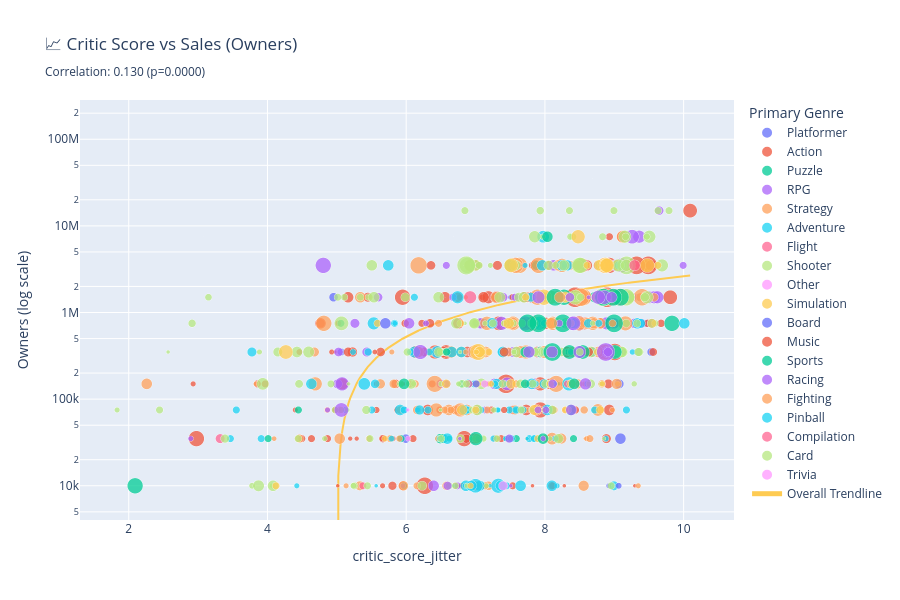

Notebook cell for this chart:
### Markdown cell above
---

# Key Analysis: Does Critic Score Drive Success?

## 1. Critic Score → Sales Correlation

**Question:** Do higher critic scores lead to more sales?

**What to look for:** 
- Positive correlation = Critics drive sales ✅
- Flat trend = Critics don't matter ❌
- Strong R² = Predictable relationship

### Code cell
from scipy import stats

# Calculate correlation
corr, p_value = stats.pearsonr(
    df_analysis["critic_score"], df_analysis["owners_midpoint"]
)

# Create scatter plot with trend line
fig = px.scatter(
    df_analysis,
    x="critic_score_jitter",
    y="owners_midpoint",
    color="primary_genre",
    size="price",
    hover_data=["title", "price", "owners_midpoint", "critic_score"],
    title=f"📈 Critic Score vs Sales (Owners)<br><sub>Correlation: {corr:.3f} (p={p_value:.4f})</sub>",
    labels={"critic_score": "Critic Score", "owners_midpoint": "Number of Owners"},
    trendline="ols",
    trendline_scope="overall",
    height=600,
)

fig.update_yaxes(type="log", title="Owners (log scale)")
fig.update_layout(
    showlegend=True, legend=dict(title="Primary Genre", orientation="v", x=1.02, y=1)
)
fig.update_traces(
    marker=dict(sizemin=4, opacity=0.75, line=dict(width=0.5, color="white"))
)

fig.show()

print(f"\n💡 Key Insight: Correlation = {corr:.3f}")
if corr > 0.3:
    print("✅ Strong positive relationship! Better reviews = More sales")
elif corr > 0.1:
    print("⚠️ Weak positive relationship. Reviews help but aren't decisive")
else:
    print("❌ No meaningful relationship. Reviews don't predict sales")

### Figure 1 — Plotly figure (JSON) as saved in the notebook; plotly's stock layout.template omitted (floating-point values rounded to 4 significant figures; data arrays with more than 128 entries replaced by an {"elided": "..."} marker saying what was removed)
{"data": [{"customdata": [["1001 Spikes", 9.99, 8], ["140", 3.99, 8], ["A.R.E.S.: Extinction Agenda", 3.99, 7.5], ["Aaru's Awakening", 10.99, 6.7], ["And Yet It Moves", 6.99, 8.4], ["Bionic Commando Rearmed", 6.49, 9.3], ["Bit.Trip Runner", 6.99, 7], ["Braid", 10.99, 8.8], ["Capsized", 5.99, 8.5], ["DuckTales Remastered", 11.99, 7], ["Escape Goat", 3.99, 8], ["Fenix Rage", 9.99, 6], ["Fez", 6.99, 9.5], ["Grow Home", 6.69, 8.8], ["Grow Up", 8.59, 7.8], ["Guacamelee!", 15.49, 9.1], ["Hell Yeah! Wrath of the Dead Rabbit", 9.99, 4.9], ["InMomentum", 6.99, 6], ["Limbo", 6.99, 9], ["Lovers in a Dangerous Spacetime", 10.99, 8.5], ["Mushroom 11", 10.99, 9], ["Pid", 6.99, 7.8], ["Prince of Persia", 8.59, 9.3], ["Psychonauts", 6.99, 8.7], ["Rayman Origins", 8.59, 9.5], ["Shovel Knight", 18.99, 9], ["Sideway: New York", 6.99, 8], ["Snapshot", 6.99, 5], ["SteamWorld Dig", 6.99, 9.5], ["Super Meat Boy", 3.99, 9], ["The Swapper", 11.99, 9.3], ["They Bleed Pixels", 6.99, 8.2], ["Thomas Was Alone", 5.99, 8], ["Tobe's Vertical Adventure", 0.79, 8], ["VVVVVV", 3.99, 7.5]], "hovertemplate": "primary_genre=Platformer<br>critic_score_jitter=%{x}<br>Number of Owners=%{y}<br>price=%{customdata[1]}<br>title=%{customdata[0]}<br>Critic Score=%{customdata[2]}<extra></extra>", "legendgroup": "Platformer", "marker": {"color": "#636efa", "line": {"color": "white", "width": 0.5}, "opacity": 0.75, "size": [9.99, 3.99, 3.99, 10.99, 6.99, 6.49, 6.99, 10.99, 5.99, 11.99, 3.99, 9.99, 6.99, 6.69, 8.59, 15.49, 9.99, 6.99, 6.99, 10.99, 10.99, 6.99, 8.59, 6.99, 8.59, 18.99, 6.99, 6.99, 6.99, 3.99, 11.99, 6.99, 5.99, 0.79, 3.99], "sizemin": 4, "sizemode": "area", "sizeref": 0.125, "symbol": "circle"}, "mode": "markers", "name": "Platformer", "showlegend": true, "type": "scattergl", "x": [7.991, 8.016, 7.551, 6.889, 8.389, 9.122, 7.006, 8.9, 8.384, 6.955, 8.112, 5.994, 9.346, 8.953, 7.878, 9.089, 4.953, 5.974, 8.988, 8.604, 9.07, 7.723, 9.339, 8.769, 9.533, 8.94, 8.054, 5.062, 9.454, 8.922, 9.388, 8.276, 8.038, 7.965, 7.507], "xaxis": "x", "y": [75000, 350000, 150000, 35000, 350000, 350000, 750000, 1500000, 350000, 350000, 35000, 35000, 1500000, 350000, 75000, 35000, 1500000, 75000, 3500000, 350000, 150000, 750000, 350000, 3500000, 350000, 750000, 75000, 350000, 750000, 10000, 750000, 350000, 750000, 75000, 1500000], "yaxis": "y"}, {"customdata": {"elided": "255x3 mixed values"}, "hovertemplate": "primary_genre=Action<br>critic_score_jitter=%{x}<br>Number of Owners=%{y}<br>price=%{customdata[1]}<br>title=%{customdata[0]}<br>Critic Score=%{customdata[2]}<extra></extra>", "legendgroup": "Action", "marker": {"color": "#EF553B", "line": {"color": "white", "width": 0.5}, "opacity": 0.75, "size": {"elided": "255 float values"}, "sizemin": 4, "sizemode": "area", "sizeref": 0.125, "symbol": "circle"}, "mode": "markers", "name": "Action", "showlegend": true, "type": "scattergl", "x": {"elided": "255 float values"}, "xaxis": "x", "y": {"elided": "255 int values"}, "yaxis": "y"}, {"customdata": {"elided": "49x3 mixed values"}, "hovertemplate": "primary_genre=Puzzle<br>critic_score_jitter=%{x}<br>Number of Owners=%{y}<br>price=%{customdata[1]}<br>title=%{customdata[0]}<br>Critic Score=%{customdata[2]}<extra></extra>", "legendgroup": "Puzzle", "marker": {"color": "#00cc96", "line": {"color": "white", "width": 0.5}, "opacity": 0.75, "size": [6.99, 6.99, 14.99, 4.25, 4.25, 4.79, 8.49, 15.99, 7.19, 1.59, 4.79, 3.49, 6.0, 11.99, 9.99, 6.99, 6.99, 2.09, 5.99, 5.99, 11.99, 6.99, 6.99, 6.99, 6.99, 6.99, 4.25, 3.99, 6.99, 14.99, 6.99, 6.99, 10.99, 0.79, 3.99, 4.49, 14.99, 14.99, 6.99, 29.99, 14.99, 4.99, 29.99, 7.19, 14.99, 6.99, 3.99, 3.99, 4.25], "sizemin": 4, "sizemode": "area", "sizeref": 0.125, "symbol": "circle"}, "mode": "markers", "name": "Puzzle", "showlegend": true, "type": "scattergl", "x": [5.925, 6.955, 8.474, 7.972, 7.44, 7.141, 7.766, 8.915, 6.787, 8.199, 8.025, 6.959, 8.938, 7.881, 7.122, 8.411, 5.058, 6.713, 5.965, 7.482, 6.49, 7.04, 7.588, 7.144, 7.429, 8.419, 8.328, 9.052, 8.413, 8.369, 8.104, 6.536, 6.537, 7.004, 8.152, 6.995, 8.721, 9.026, 4.01, 8.276, 7.035, 6.621, 9.832, 4.446, 7.931, 9.07, 7.292, 7.525, 8.028], "xaxis": "x", "y": [35000, 350000, 1500000, 350000, 35000, 10000, 350000, 750000, 150000, 150000, 75000, 35000, 750000, 3500000, 750000, 150000, 750000, 10000, 10000, 35000, 35000, 35000, 35000, 10000, 750000, 750000, 350000, 350000, 35000, 75000, 350000, 350000, 35000, 75000, 350000, 75000, 1500000, 350000, 35000, 1500000, 350000, 35000, 750000, 75000, 350000, 1500000, 150000, 350000, 150000], "yaxis": "y"}, {"customdata": {"elided": "96x3 mixed values"}, "hovertemplate": "primary_genre=RPG<br>critic_score_jitter=%{x}<br>Number of Owners=%{y}<br>price=%{customdata[1]}<br>title=%{customdata[0]}<br>Critic Score=%{customdata[2]}<extra></extra>", "legendgroup": "RPG", "marker": {"color": "#ab63fa", "line": {"color": "white", "width": 0.5}, "opacity": 0.75, "size": [2.79, 0.0, 6.99, 4.79, 26.99, 11.49, 0.0, 12.49, 0.0, 9.99, 6.99, 10.99, 0.0, 18.99, 0.0, 14.99, 29.99, 14.99, 14.99, 0.0, 14.99, 0.0, 6.99, 4.99, 4.99, 3.49, 0.0, 0.0, 0.0, 6.99, 7.99, 19.99, 5.59, 10.99, 9.99, 2.99, 10.99, 0.0, 9.99, 8.99, 4.99, 19.99, 10.99, 3.99, 10.99, 17.99, 14.99, 6.99, 23.79, 7.99, 19.99, 19.99, 19.99, 20.99, 7.99, 14.99, 7.99, 15.49, 10.99, 22.99, 12.99, 0.0, 7.99, 7.99, 10.99, 10.99, 0.0, 7.99, 10.99, 10.99, 10.99, 25.99, 0.0, 7.19, 7.19, 7.19, 7.19, 7.19, 10.99, 3.99, 10.99, 12.99, 12.99, 14.99, 9.99, 0.0, 23.99, 6.99, 14.99, 24.99, 10.99, 6.99, 14.99, 6.99, 14.99, 23.79], "sizemin": 4, "sizemode": "area", "sizeref": 0.125, "symbol": "circle"}, "mode": "markers", "name": "RPG", "showlegend": true, "type": "scattergl", "x": [8.886, 4.6, 6.929, 7.932, 7.715, 7.83, 7.715, 9.289, 7.891, 6.499, 7.955, 7.464, 7.781, 9.029, 7.049, 6.789, 8.902, 7.077, 7.428, 9.404, 8.995, 4.943, 7.444, 8.511, 6.286, 8.542, 8.091, 8.989, 8.51, 7.139, 9.09, 9.359, 6.988, 8.139, 5.595, 8.983, 6.994, 9.055, 7.855, 8.616, 7.978, 8.887, 5.011, 5.954, 8.521, 8.814, 7.274, 6.736, 7.372, 9.248, 9.505, 9.575, 9.621, 7.453, 7.929, 8.125, 7.589, 7.854, 5.432, 8.891, 7.537, 8.445, 8.556, 6.676, 5.26, 9.05, 7.993, 6.589, 7.778, 6.412, 7.395, 9.108, 6.706, 7.542, 9.168, 6.578, 8.975, 8.785, 8.764, 7.703, 9.0, 9.147, 9.25, 7.917, 9.646, 8.283, 5.075, 8.401, 8.804, 9.257, 7.956, 7.567, 6.041, 9.993, 8.331, 8.389], "xaxis": "x", "y": [350000, 75000, 350000, 750000, 750000, 350000, 1500000, 750000, 35000, 150000, 350000, 150000, 750000, 3500000, 3500000, 75000, 350000, 750000, 750000, 150000000, 750000, 350000, 150000, 750000, 750000, 750000, 1500000, 750000, 750000, 75000, 3500000, 7500000, 75000, 750000, 1500000, 350000, 350000, 10000, 350000, 350000, 350000, 750000, 150000, 10000, 750000, 350000, 150000, 10000, 750000, 1500000, 1500000, 1500000, 1500000, 150000, 1500000, 3500000, 1500000, 150000, 350000, 1500000, 350000, 3500000, 750000, 1500000, 750000, 1500000, 75000, 150000, 350000, 350000, 1500000, 3500000, 1500000, 3500000, 3500000, 3500000, 3500000, 3500000, 3500000, 3500000, 3500000, 1500000, 1500000, 1500000, 15000000, 3500000, 150000, 3500000, 3500000, 7500000, 350000, 1500000, 750000, 3500000, 750000, 750000], "yaxis": "y"}, {"customdata": {"elided": "209x3 mixed values"}, "hovertemplate": "primary_genre=Strategy<br>critic_score_jitter=%{x}<br>Number of Owners=%{y}<br>price=%{customdata[1]}<br>title=%{customdata[0]}<br>Critic Score=%{customdata[2]}<extra></extra>", "legendgroup": "Strategy", "marker": {"color": "#FFA15A", "line": {"color": "white", "width": 0.5}, "opacity": 0.75, "size": {"elided": "209 float values"}, "sizemin": 4, "sizemode": "area", "sizeref": 0.125, "symbol": "circle"}, "mode": "markers", "name": "Strategy", "showlegend": true, "type": "scattergl", "x": {"elided": "209 float values"}, "xaxis": "x", "y": {"elided": "209 int values"}, "yaxis": "y"}, {"customdata": {"elided": "133x3 mixed values"}, "hovertemplate": "primary_genre=Adventure<br>critic_score_jitter=%{x}<br>Number of Owners=%{y}<br>price=%{customdata[1]}<br>title=%{customdata[0]}<br>Critic Score=%{customdata[2]}<extra></extra>", "legendgroup": "Adventure", "marker": {"color": "#19d3f3", "line": {"color": "white", "width": 0.5}, "opacity": 0.75, "size": {"elided": "133 float values"}, "sizemin": 4, "sizemode": "area", "sizeref": 0.125, "symbol": "circle"}, "mode": "markers", "name": "Adventure", "showlegend": true, "type": "scattergl", "x": {"elided": "133 float values"}, "xaxis": "x", "y": {"elided": "133 int values"}, "yaxis": "y"}, {"customdata": [["Air Conflicts: Vietnam", 11.39, 3.5], ["Battle of Europe", 6.99, 5.4], ["Microsoft Flight Simulator X", 19.99, 7], ["Thunder Wolves", 7.99, 6.7], ["War Thunder", 0, 7.2], ["Wings of Prey", 6.99, 8.3]], "hovertemplate": "primary_genre=Flight<br>critic_score_jitter=%{x}<br>Number of Owners=%{y}<br>price=%{customdata[1]}<br>title=%{customdata[0]}<br>Critic Score=%{customdata[2]}<extra></extra>", "legendgroup": "Flight", "marker": {"color": "#FF6692", "line": {"color": "white", "width": 0.5}, "opacity": 0.75, "size": [11.39, 6.99, 19.99, 7.99, 0.0, 6.99], "sizemin": 4, "sizemode": "area", "sizeref": 0.125, "symbol": "circle"}, "mode": "markers", "name": "Flight", "showlegend": true, "type": "scattergl", "x": [3.318, 5.374, 6.923, 6.901, 7.219, 8.325], "xaxis": "x", "y": [35000, 10000, 1500000, 150000, 15000000, 150000], "yaxis": "y"}, {"customdata": {"elided": "195x3 mixed values"}, "hovertemplate": "primary_genre=Shooter<br>critic_score_jitter=%{x}<br>Number of Owners=%{y}<br>price=%{customdata[1]}<br>title=%{customdata[0]}<br>Critic Score=%{customdata[2]}<extra></extra>", "legendgroup": "Shooter", "marker": {"color": "#B6E880", "line": {"color": "white", "width": 0.5}, "opacity": 0.75, "size": {"elided": "195 float values"}, "sizemin": 4, "sizemode": "area", "sizeref": 0.125, "symbol": "circle"}, "mode": "markers", "name": "Shooter", "showlegend": true, "type": "scattergl", "x": {"elided": "195 float values"}, "xaxis": "x", "y": {"elided": "195 int values"}, "yaxis": "y"}, {"customdata": [["Analogue: A Hate Story", 7.19, 7], ["Blueberry Garden", 3.99, 6], ["Gravity Ghost", 10.99, 7.4], ["Musaic Box", 3.99, 8]], "hovertemplate": "primary_genre=Other<br>critic_score_jitter=%{x}<br>Number of Owners=%{y}<br>price=%{customdata[1]}<br>title=%{customdata[0]}<br>Critic Score=%{customdata[2]}<extra></extra>", "legendgroup": "Other", "marker": {"color": "#FF97FF", "line": {"color": "white", "width": 0.5}, "opacity": 0.75, "size": [7.19, 3.99, 10.99, 3.99], "sizemin": 4, "sizemode": "area", "sizeref": 0.125, "symbol": "circle"}, "mode": "markers", "name": "Other", "showlegend": true, "type": "scattergl", "x": [7.131, 6.029, 7.398, 7.975], "xaxis": "x", "y": [150000, 35000, 10000, 35000], "yaxis": "y"}, {"customdata": {"elided": "48x3 mixed values"}, "hovertemplate": "primary_genre=Simulation<br>critic_score_jitter=%{x}<br>Number of Owners=%{y}<br>price=%{customdata[1]}<br>title=%{customdata[0]}<br>Critic Score=%{customdata[2]}<extra></extra>", "legendgroup": "Simulation", "marker": {"color": "#FECB52", "line": {"color": "white", "width": 0.5}, "opacity": 0.75, "size": [33.99, 14.99, 4.79, 22.99, 14.99, 14.99, 7.49, 5.99, 7.19, 4.99, 6.99, 7.19, 2.99, 8.59, 6.99, 10.99, 29.99, 11.99, 6.99, 3.99, 9.99, 14.99, 5.99, 14.99, 13.99, 13.99, 6.99, 6.99, 10.99, 29.99, 5.99, 8.59, 4.29, 11.99, 6.99, 14.99, 6.99, 24.99, 24.99, 24.99, 24.99, 7.19, 4.39, 4.99, 24.99, 4.99, 9.99, 15.99], "sizemin": 4, "sizemode": "area", "sizeref": 0.125, "symbol": "circle"}, "mode": "markers", "name": "Simulation", "showlegend": true, "type": "scattergl", "x": [7.037, 8.29, 5.692, 8.479, 7.054, 7.478, 8.077, 8.293, 4.122, 7.224, 7.19, 7.003, 7.982, 8.575, 9.627, 9.542, 8.871, 7.018, 8.609, 9.046, 6.576, 7.062, 8.753, 8.178, 7.85, 6.805, 6.784, 5.587, 8.383, 7.985, 8.175, 8.795, 8.828, 7.511, 7.026, 8.779, 7.721, 9.476, 8.881, 8.895, 7.513, 7.899, 7.01, 6.927, 4.265, 7.413, 8.101, 8.081], "xaxis": "x", "y": [350000, 1500000, 35000, 7500000, 350000, 750000, 150000, 75000, 10000, 150000, 350000, 75000, 75000, 350000, 3500000, 750000, 3500000, 35000, 3500000, 150000, 150000, 350000, 350000, 750000, 75000, 75000, 750000, 750000, 150000, 1500000, 750000, 75000, 150000, 150000, 150000, 3500000, 1500000, 3500000, 3500000, 3500000, 3500000, 35000, 350000, 10000, 350000, 350000, 350000, 750000], "yaxis": "y"}, {"customdata": [["Armello", 14.99, 5.6], ["Hero Academy", 4.79, 9], ["The Witcher Adventure Game", 6.99, 6.9]], "hovertemplate": "primary_genre=Board<br>critic_score_jitter=%{x}<br>Number of Owners=%{y}<br>price=%{customdata[1]}<br>title=%{customdata[0]}<br>Critic Score=%{customdata[2]}<extra></extra>", "legendgroup": "Board", "marker": {"color": "#636efa", "line": {"color": "white", "width": 0.5}, "opacity": 0.75, "size": [14.99, 4.79, 6.99], "sizemin": 4, "sizemode": "area", "sizeref": 0.125, "symbol": "circle"}, "mode": "markers", "name": "Board", "showlegend": true, "type": "scattergl", "x": [5.7, 9.063, 7.009], "xaxis": "x", "y": [750000, 10000, 150000], "yaxis": "y"}, {"customdata": [["Audiosurf", 10.99, 8.6], ["Audiosurf 2", 10.99, 7.5], ["Crypt of the Necrodancer", 10.99, 8.8], ["Soundodger", 5.59, 7.3]], "hovertemplate": "primary_genre=Music<br>critic_score_jitter=%{x}<br>Number of Owners=%{y}<br>price=%{customdata[1]}<br>title=%{customdata[0]}<br>Critic Score=%{customdata[2]}<extra></extra>", "legendgroup": "Music", "marker": {"color": "#EF553B", "line": {"color": "white", "width": 0.5}, "opacity": 0.75, "size": [10.99, 10.99, 10.99, 5.59], "sizemin": 4, "sizemode": "area", "sizeref": 0.125, "symbol": "circle"}, "mode": "markers", "name": "Music", "showlegend": true, "type": "scattergl", "x": [8.628, 7.414, 8.868, 7.412], "xaxis": "x", "y": [350000, 350000, 1500000, 75000], "yaxis": "y"}, {"customdata": [["Blood Bowl", 7.99, 6.4], ["Blood Bowl II", 14.99, 7.8], ["Dangerous Golf", 14.99, 6], ["Don Bradman Cricket", 15.49, 8], ["Football Manager 2012", 37.99, 9], ["Football Manager 2013", 37.99, 9], ["Football Manager 2014", 37.99, 8], ["Football Manager 2015", 37.99, 8.9], ["FreeStyle Street Basketball", 0, 6.8], ["NBA 2K10", 39.99, 7.9], ["NBA 2K11", 39.99, 8], ["NBA 2K13", 39.99, 9.1], ["NBA 2K15", 39.99, 7.8], ["NBA 2K9", 39.99, 8], ["OlliOlli", 9.99, 7.7], ["Out of the Park Baseball 15", 14.99, 8.5], ["Pro Evolution Soccer 2013", 24.99, 8.5], ["Pro Evolution Soccer 2014", 24.99, 8.4], ["Pro Evolution Soccer 2015", 24.99, 9], ["Rocket League", 14.99, 8], ["Rugby 15", 29.99, 2], ["The Golf Club", 22.99, 7]], "hovertemplate": "primary_genre=Sports<br>critic_score_jitter=%{x}<br>Number of Owners=%{y}<br>price=%{customdata[1]}<br>title=%{customdata[0]}<br>Critic Score=%{customdata[2]}<extra></extra>", "legendgroup": "Sports", "marker": {"color": "#00cc96", "line": {"color": "white", "width": 0.5}, "opacity": 0.75, "size": [7.99, 14.99, 14.99, 15.49, 37.99, 37.99, 37.99, 37.99, 0.0, 39.99, 39.99, 39.99, 39.99, 39.99, 9.99, 14.99, 24.99, 24.99, 24.99, 14.99, 29.99, 22.99], "sizemin": 4, "sizemode": "area", "sizeref": 0.125, "symbol": "circle"}, "mode": "markers", "name": "Sports", "showlegend": true, "type": "scattergl", "x": [6.584, 7.722, 5.969, 7.973, 9.087, 8.983, 8.148, 8.844, 6.827, 7.904, 8.259, 8.997, 7.749, 8.107, 7.715, 8.422, 8.544, 8.353, 9.009, 8.036, 2.092, 7.004], "xaxis": "x", "y": [350000, 350000, 150000, 35000, 1500000, 1500000, 1500000, 1500000, 3500000, 750000, 750000, 750000, 750000, 350000, 150000, 150000, 350000, 350000, 350000, 7500000, 10000, 35000], "yaxis": "y"}, {"customdata": [["Burnout Paradise: The Ultimate Box", 9.99, 8.4], ["Death Track: Resurrection", 1.99, 6.7], ["Dirt Rally", 24.99, 8.9], ["Ducati World Championship", 3.99, 3], ["F1 2012", 14.99, 9], ["F1 2013", 9.99, 8], ["F1 2015", 29.99, 4.8], ["F1 2016", 39.99, 8.8], ["FlatOut: Ultimate Carnage", 16.99, 7.8], ["FlatOut 2", 5.99, 8.3], ["Grid 2", 19.98, 8], ["Grid Autosport", 24.99, 8.3], ["L.A. Street Racing", 9.29, 6.5], ["MX vs. ATV Unleashed", 8.99, 7.5], ["Need for Speed: Hot Pursuit", 14.99, 9], ["Need for Speed Shift", 9.99, 9], ["Need for Speed Undercover", 9.99, 5], ["Nimbus", 5.99, 8], ["Off-Road Drive", 3.99, 5], ["Project CARS", 23.39, 8.9], ["Proun", 0, 8], ["RACE 07", 2.49, 8.5], ["RC Cars", 1.99, 7.5], ["Shift 2 Unleashed", 19.99, 8.5], ["Split/Second", 15.49, 8.5], ["Test Drive: Ferrari Racing Legends", 14.99, 6.5], ["The Crew", 25.99, 6], ["Trackmania 2: Canyon", 16.99, 8.5], ["Trials 2: Second Edition", 5.99, 8], ["Trials Fusion", 16.99, 8.2], ["WRC 3 FIA World Rally Championship", 24.99, 5], ["Xpand Rally", 3.99, 8]], "hovertemplate": "primary_genre=Racing<br>critic_score_jitter=%{x}<br>Number of Owners=%{y}<br>price=%{customdata[1]}<br>title=%{customdata[0]}<br>Critic Score=%{customdata[2]}<extra></extra>", "legendgroup": "Racing", "marker": {"color": "#ab63fa", "line": {"color": "white", "width": 0.5}, "opacity": 0.75, "size": [9.99, 1.99, 24.99, 3.99, 14.99, 9.99, 29.99, 39.99, 16.99, 5.99, 19.98, 24.99, 9.29, 8.99, 14.99, 9.99, 9.99, 5.99, 3.99, 23.39, 0.0, 2.49, 1.99, 19.99, 15.49, 14.99, 25.99, 16.99, 5.99, 16.99, 24.99, 3.99], "sizemin": 4, "sizemode": "area", "sizeref": 0.125, "symbol": "circle"}, "mode": "markers", "name": "Racing", "showlegend": true, "type": "scattergl", "x": [8.36, 6.774, 8.855, 2.895, 8.902, 8.111, 4.805, 8.877, 7.77, 8.208, 7.907, 8.412, 6.597, 7.486, 8.962, 8.908, 5.025, 8.015, 4.866, 8.77, 8.011, 8.631, 7.508, 8.5, 8.38, 6.396, 6.204, 8.585, 7.9, 8.103, 5.066, 7.974], "xaxis": "x", "y": [1500000, 35000, 1500000, 35000, 350000, 150000, 3500000, 350000, 350000, 750000, 1500000, 750000, 10000, 35000, 1500000, 350000, 350000, 75000, 75000, 1500000, 35000, 1500000, 10000, 350000, 75000, 10000, 350000, 150000, 75000, 350000, 75000, 35000], "yaxis": "y"}, {"customdata": [["Divekick", 3.99, 7], ["Injustice: Gods Among Us -- Ultimate Edition", 14.99, 8.2], ["Nidhogg", 6.99, 9], ["Punch Club", 6.99, 6.5], ["Street Fighter IV", 13.99, 8.9], ["Street Fighter V", 15.99, 8]], "hovertemplate": "primary_genre=Fighting<br>critic_score_jitter=%{x}<br>Number of Owners=%{y}<br>price=%{customdata[1]}<br>title=%{customdata[0]}<br>Critic Score=%{customdata[2]}<extra></extra>", "legendgroup": "Fighting", "marker": {"color": "#FFA15A", "line": {"color": "white", "width": 0.5}, "opacity": 0.75, "size": [3.99, 14.99, 6.99, 6.99, 13.99, 15.99], "sizemin": 4, "sizemode": "area", "sizeref": 0.125, "symbol": "circle"}, "mode": "markers", "name": "Fighting", "showlegend": true, "type": "scattergl", "x": [6.859, 8.216, 8.976, 6.467, 9.034, 8.097], "xaxis": "x", "y": [350000, 1500000, 750000, 750000, 150000, 750000], "yaxis": "y"}, {"customdata": [["Dream Pinball 3D", 4.99, 5.1], ["The Pinball Arcade", 0, 9]], "hovertemplate": "primary_genre=Pinball<br>critic_score_jitter=%{x}<br>Number of Owners=%{y}<br>price=%{customdata[1]}<br>title=%{customdata[0]}<br>Critic Score=%{customdata[2]}<extra></extra>", "legendgroup": "Pinball", "marker": {"color": "#19d3f3", "line": {"color": "white", "width": 0.5}, "opacity": 0.75, "size": [4.99, 0.0], "sizemin": 4, "sizemode": "area", "sizeref": 0.125, "symbol": "circle"}, "mode": "markers", "name": "Pinball", "showlegend": true, "type": "scattergl", "x": [5.234, 8.96], "xaxis": "x", "y": [350000, 10000], "yaxis": "y"}, {"customdata": [["Grand Theft Auto: Episodes from Liberty City", 14.99, 9.2]], "hovertemplate": "primary_genre=Compilation<br>critic_score_jitter=%{x}<br>Number of Owners=%{y}<br>price=%{customdata[1]}<br>title=%{customdata[0]}<br>Critic Score=%{customdata[2]}<extra></extra>", "legendgroup": "Compilation", "marker": {"color": "#FF6692", "line": {"color": "white", "width": 0.5}, "opacity": 0.75, "size": [14.99], "sizemin": 4, "sizemode": "area", "sizeref": 0.125, "symbol": "circle"}, "mode": "markers", "name": "Compilation", "showlegend": true, "type": "scattergl", "x": [9.293], "xaxis": "x", "y": [3500000], "yaxis": "y"}, {"customdata": [["Hand of Fate", 14.99, 7], ["Magic: The Gathering -- Duels of the Planeswalkers", 0, 7.5], ["Magic: The Gathering -- Duels of the Planeswalkers 2012", 0, 8.5], ["Magic: The Gathering -- Duels of the Planeswalkers 2013", 6.99, 8.5], ["Magic: The Gathering -- Duels of the Planeswalkers 2014", 0, 8.1]], "hovertemplate": "primary_genre=Card<br>critic_score_jitter=%{x}<br>Number of Owners=%{y}<br>price=%{customdata[1]}<br>title=%{customdata[0]}<br>Critic Score=%{customdata[2]}<extra></extra>", "legendgroup": "Card", "marker": {"color": "#B6E880", "line": {"color": "white", "width": 0.5}, "opacity": 0.75, "size": [14.99, 0.0, 0.0, 6.99, 0.0], "sizemin": 4, "sizemode": "area", "sizeref": 0.125, "symbol": "circle"}, "mode": "markers", "name": "Card", "showlegend": true, "type": "scattergl", "x": [6.724, 7.524, 8.485, 8.502, 8.194], "xaxis": "x", "y": [750000, 350000, 350000, 350000, 350000], "yaxis": "y"}, {"customdata": [["You Don't Know Jack", 1.99, 6]], "hovertemplate": "primary_genre=Trivia<br>critic_score_jitter=%{x}<br>Number of Owners=%{y}<br>price=%{customdata[1]}<br>title=%{customdata[0]}<br>Critic Score=%{customdata[2]}<extra></extra>", "legendgroup": "Trivia", "marker": {"color": "#FF97FF", "line": {"color": "white", "width": 0.5}, "opacity": 0.75, "size": [1.99], "sizemin": 4, "sizemode": "area", "sizeref": 0.125, "symbol": "circle"}, "mode": "markers", "name": "Trivia", "showlegend": true, "type": "scattergl", "x": [6.024], "xaxis": "x", "y": [75000], "yaxis": "y"}, {"hovertemplate": "<b>OLS trendline</b><br>owners_midpoint = 523943 * critic_score_jitter + -2.61803e+06<br>R<sup>2</sup>=0.016799<br><br>critic_score_jitter=%{x}<br>Number of Owners=%{y} <b>(trend)</b><extra></extra>", "legendgroup": "Overall Trendline", "line": {"color": "#FECB52"}, "marker": {"line": {"color": "white", "width": 0.5}, "opacity": 0.75, "sizemin": 4}, "mode": "lines", "name": "Overall Trendline", "showlegend": true, "type": "scatter", "x": {"elided": "1106 float values"}, "xaxis": "x", "y": {"elided": "1106 float values"}, "yaxis": "y"}], "layout": {"height": 600, "legend": {"itemsizing": "constant", "orientation": "v", "title": {"text": "Primary Genre"}, "tracegroupgap": 0, "x": 1.02, "y": 1}, "showlegend": true, "title": {"text": "📈 Critic Score vs Sales (Owners)<br><sub>Correlation: 0.130 (p=0.0000)</sub>"}, "xaxis": {"anchor": "y", "domain": [0, 1], "title": {"text": "critic_score_jitter"}}, "yaxis": {"anchor": "x", "domain": [0, 1], "title": {"text": "Owners (log scale)"}, "type": "log"}}}
